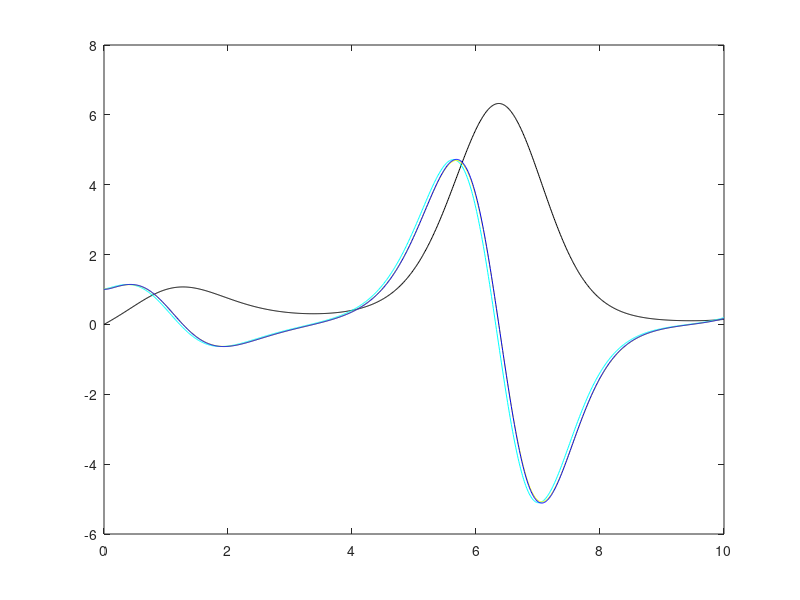

MATLAB code to generate this figure:

%Oblicz funkcje pochodna trzema metodami i narysuj wykresy: stosujac:
%a) wzor 2 punktowy
%b) wzor 3 punktowy
%c) wzor 5 punktowy

%%%%1. WPROWADZENIE F(X) %%%

clear;
i=0;
endd=10;
step=0.01;
x=i:step:endd; % X nalezy do przedzialu od i do endd , wartosc kroku 0.01
x
y='x.^cos(x)'; %Funkcja badana
Y=inline(y); %Zdefiniowanie obiektu zachowujacego sie jak funkcja

%%% 2. WYKRES %%%
plot(x, Y(x), 'black'); %Nakreslenie wykresu 
hold on; %Nowe obiekty beda dodawane do okna bez usuwania poprzednich

h=0.1;
%Wzor 2-pktowy
y_2pkt=(Y(x+h) - Y(x)) / h;
wartosc1 = y_2pkt(3);

plot(x, y_2pkt, 'cyan');
hold on;

%Wzor 3-pktowy 
y_3pkt=(Y(x+h) - Y(x-h)) / (2*h);
plot(x, y_3pkt, 'yellow');
hold on;

%Wzor 5-pktowy
y_5pkt=(1/(12*h))*(Y(x-(2*h))-8*Y(x - h)+8*Y(x+h)-Y(x+2*h));
plot(x, y_5pkt, 'blue');
hold on;
